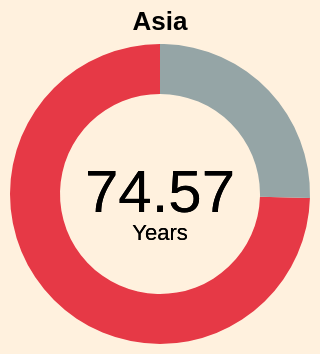

Vega-Lite specification stored for this chart:
### Vega-Lite specification from a JSON file in a GitHub repository (floating-point values rounded to 4 significant figures)
{"$schema": "https://vega.github.io/schema/vega-lite/v5.json", "width": 150, "height": 150, "config": {"view": {"stroke": null}, "background": "#fff1de"}, "title": {"text": "Asia"}, "data": {"values": [{"Continent": "Asia", "Avg_LE": "74.56765719"}, {"Continent": "Remaining", "Avg_LE": "25.43234281"}]}, "layer": [{"mark": {"type": "arc", "innerRadius": 50}}, {"mark": {"type": "text", "text": "74.57", "fontSize": 30}, "encoding": {"color": {"value": "black"}}}, {"mark": {"type": "text", "text": "Years", "dy": 20}, "encoding": {"color": {"value": "black"}}}], "encoding": {"theta": {"field": "Avg_LE", "type": "quantitative"}, "color": {"field": "Continent", "type": "nominal", "legend": null, "scale": {"domain": ["Asia", "Remaining"], "range": ["#e63946", "#95A5A6"]}}, "tooltip": [{"field": "Continent", "type": "nominal", "title": "Continent"}, {"field": "Avg_LE", "type": "quantitative", "title": "Life Expectancy (years)", "format": ".2f"}]}}
